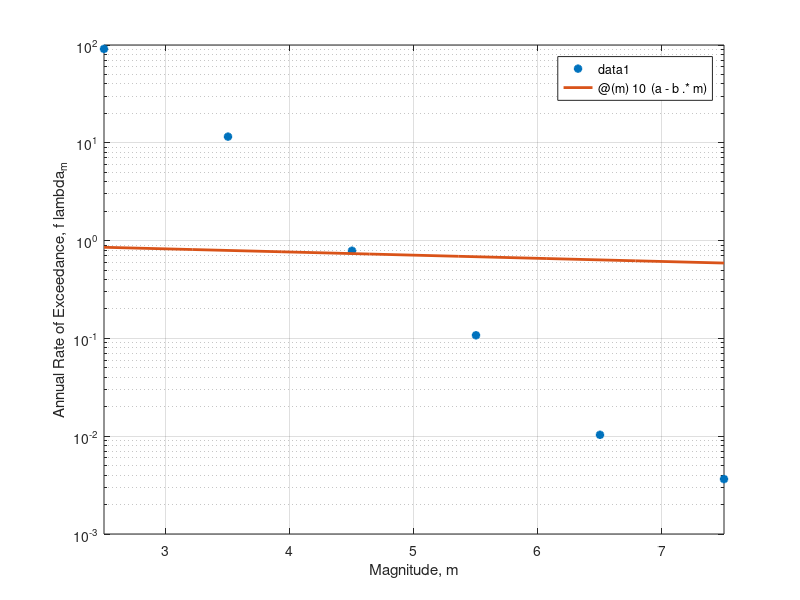

Recreate this plot in MATLAB.

% Gutenberg-Richter

R = 0.757;

Eq = zeros(6,1); 
% Eq is the array of the number of earthquakes with the ff indices:
% 1 - M < 3.5
% 2 - 3.5 < M < 4.5
% 3 - 4.5 < M < 5.5
% 4 - 5.5 < M < 6.5
% 5 - 6.5 < M < 7.5
% 6 - M >= 7.5

% assign the numbers based on the given parameters:
Eq(1) = 35000 + 2000 * R;
Eq(2) = 4400 + 300 * R;
Eq(3) = 300 + 20 * R;
Eq(4) = 40 + 4 * R;
Eq(5) = 3 + 1.5 * R;
Eq(6) = 0.7 + R;

% Total number divided by the period considered:
lambda = Eq ./ 400;

% vector of magnitudes from 2.5 to 7.5:
m = linspace(2.5, 7.5, 6)';

% plot lambda vs m:
semilogy(m, lambda, "*", "Linewidth", 2);
hold on;
grid on;
xlabel("Magnitude, m");
ylabel("Annual Rate of Exceedance, \bf \lambda_{m}");

% solving for the regression function by converting the vectors 
% into their respective matrix forms: y = a - bm
M = ones(6, 2);
M(:,2) = m;

B = (lambda \ M);
a = B(1);
b = B(2);
fprintf("a = %f, b = %f\n", a, b);
% plot the regression line:
fplot(@(m) 10^(a - b.*m), [2.5, 7.5], "Linewidth", 2);
hold off;
